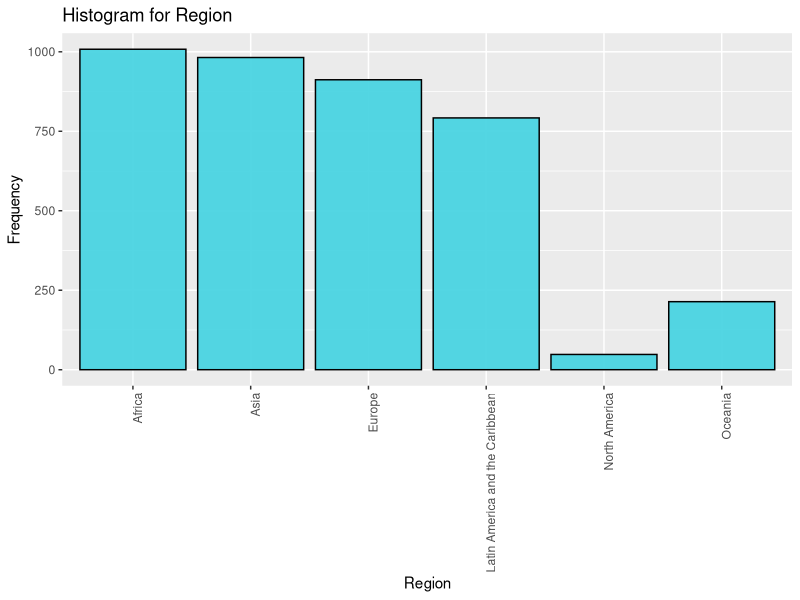
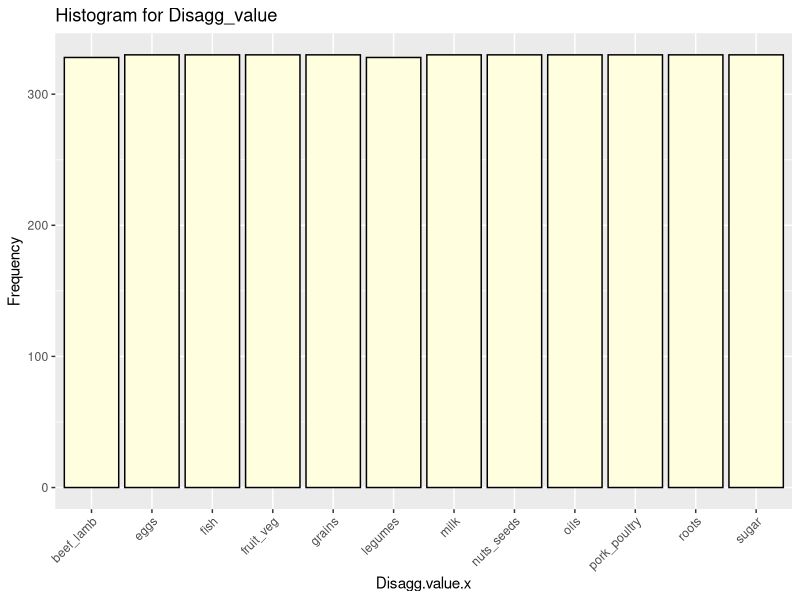
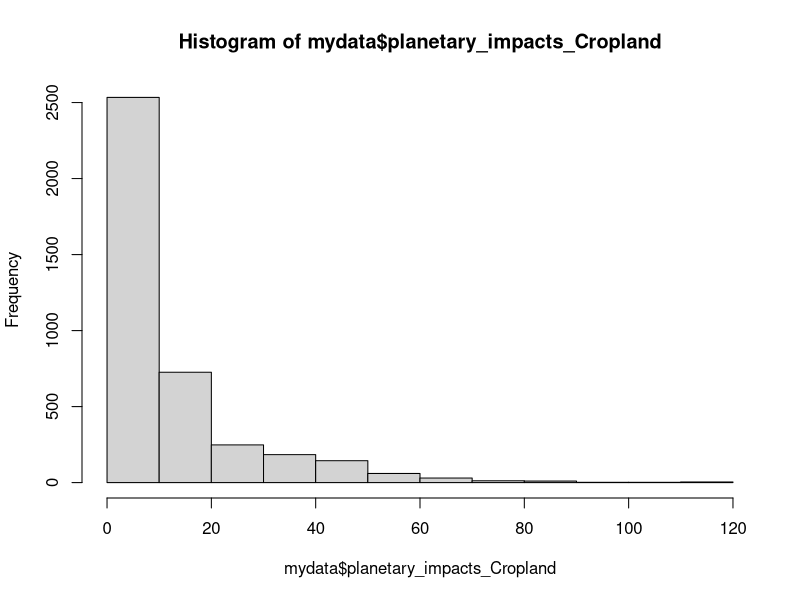
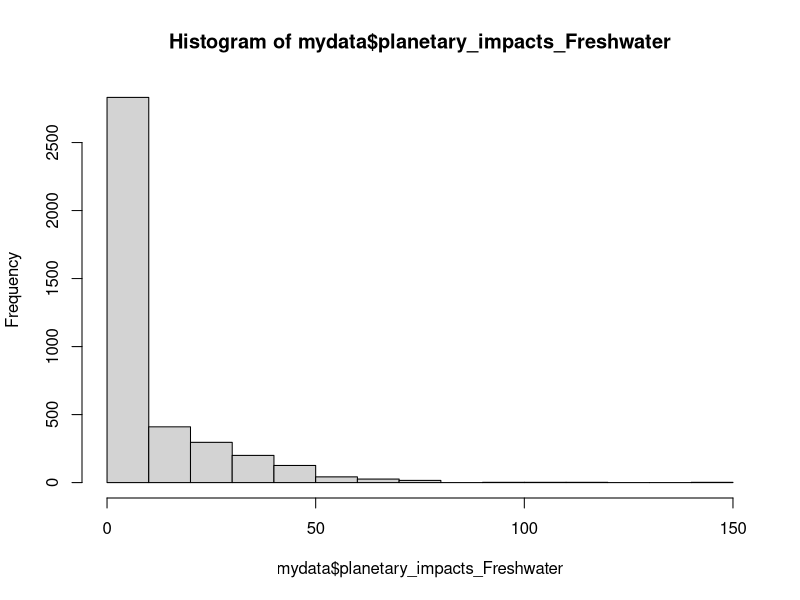

These charts were generated, in order, by the following R code: (Note: this script raises an error after producing the figures.)
## ---- chunk 1
library(tidyverse)
library(tidyr)
library(dplyr)
## ---- chunk 2
raw_data <- read.csv(here::here("Data/country_environment.csv"))
raw_data1 <- read.csv(here::here("Data/country_adolescent.csv"))
raw_data2 <- read.csv(here::here("Data/country_diet.csv"))
merge_data <- merge(raw_data,raw_data1,raw_data2, 
              by.x = c("country","region"),
              by.y = c("country","region"),
              by.z = c("country","region"),all = TRUE)
## ---- chunk 3
mydata  <-  merge_data %>%  filter(region != "") %>% drop_na(planetary_impacts_Cropland,planetary_impacts_Freshwater,disagg.value.y)
head(mydata)
## ---- chunk 4
str(mydata$region)
## ---- chunk 5
table(mydata$region,useNA = "always")
## ---- chunk 6
summary(mydata$region)
## ---- chunk 7
library(ggplot2)
ggplot(mydata, aes(x = region)) +
  geom_histogram(stat = "count",fill = "#4cd4e2f5", color = "black") +
  labs(title = "Histogram for Region", x = "Region", y = "Frequency") +  theme(axis.text.x = element_text(angle = 90, vjust = 1, hjust = 1))
## ---- chunk 8
class(mydata$disagg.value.x)
## ---- chunk 9
table(mydata$disagg.value.x,useNA="always")
## ---- chunk 10
summary(mydata$disagg.value.x)
## ---- chunk 11
# Create histogram for variable disagg_value using ggplot library
ggplot(mydata, aes(x = disagg.value.x)) +
  geom_histogram(stat = "count", fill = "lightyellow", color = "black") +
  labs(title = "Histogram for Disagg_value", x = "Disagg.value.x", y = "Frequency") + theme(axis.text.x = element_text(angle = 45, vjust = 1, hjust = 1))
## ---- chunk 12
class(mydata$planetary_impacts_Cropland)
## ---- chunk 13
mydata$impact_cropland <- ifelse(mydata$planetary_impacts_Cropland > 21,
"less_impact_Cropland", "more_impact_Cropland")
table(mydata$impact_cropland, useNA="always")
## ---- chunk 14
summary(mydata$planetary_impacts_Cropland)
## ---- chunk 15
hist(mydata$planetary_impacts_Cropland)
## ---- chunk 16
class(mydata$planetary_impacts_Freshwater)
## ---- chunk 17
mydata$impact_freshwater <- ifelse(mydata$planetary_impacts_Freshwater > 30,
"less_impact_freshwater", "more_impact_freshwater")
table(mydata$impact_freshwater, useNA="always")
## ---- chunk 18
summary(mydata$planetary_impacts_Freshwater)
## ---- chunk 19
hist(mydata$planetary_impacts_Freshwater)
## ---- chunk 20
save(mydata, file=here::here("data/Data_clean.Rdata"))
